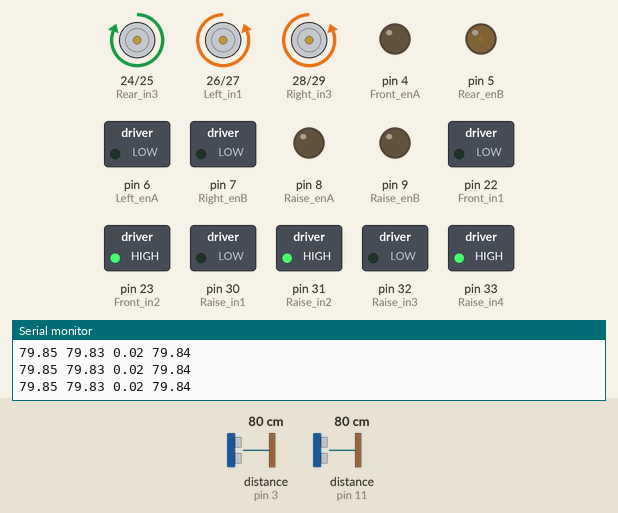
Recording of a sketch running on a simulated Arduino Mega 2560, built with avr-gcc and run on an emulated ATmega2560. Shown: motor-driver pin pairs drawn as motors (green arrow = first pin HIGH = forward, orange = second pin HIGH = backward, longer = more drive), switched loads named in the sketch (green lamp = pin HIGH), output pins drawn as LEDs (lit = HIGH), the last lines printed to the serial monitor. Wiring (inferred from the names in the program): 2 × ultrasonic range finder: trigger pin 2, echo pin 3 / trigger pin 10, echo pin 11. The inputs (shaded band) are chosen by the test bench; at power-on: distance to the obstacle (sensors on pin 3, pin 11) 80 cm. The echo pulse lasts 58.3 µs per cm; pins used as bus, display or sensor lines are not drawn.

Above: at 1.3 s.
1.4 s: distance to the obstacle (sensor on pin 3) set to 18 cm
2.9 s: distance to the obstacle (sensor on pin 11) set to 46 cm
5.9 s: distance to the obstacle (sensor on pin 11) set to 40 cm
At 7.4 s:
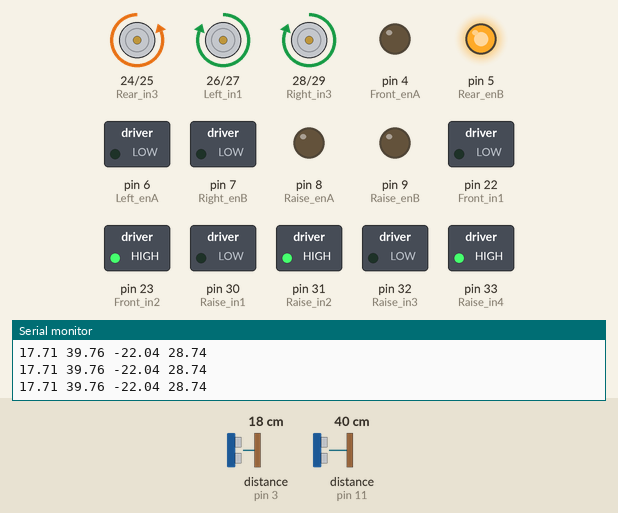
7.7 s: distance to the obstacle (sensor on pin 3) set to 22 cm
At 9.0 s:
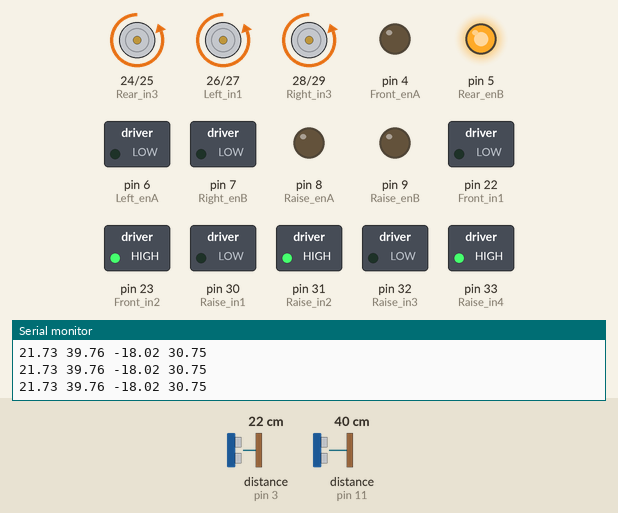
10.7 s: distance to the obstacle (sensor on pin 3) set to 60 cm
At 11.4 s:
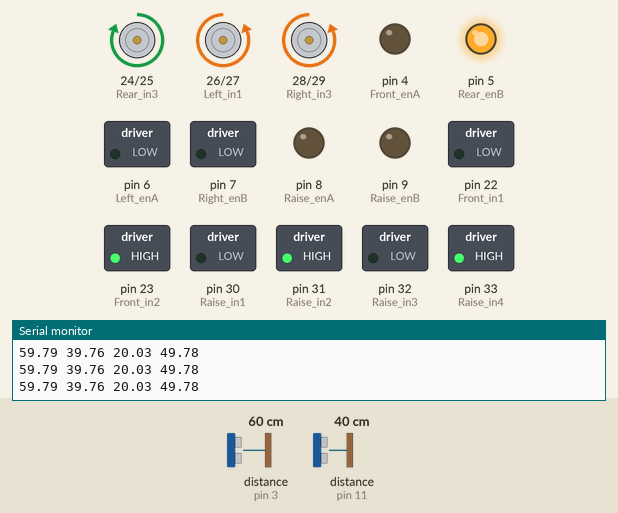
12.4 s: distance to the obstacle (sensor on pin 11) set to 60 cm
At 13.3 s:
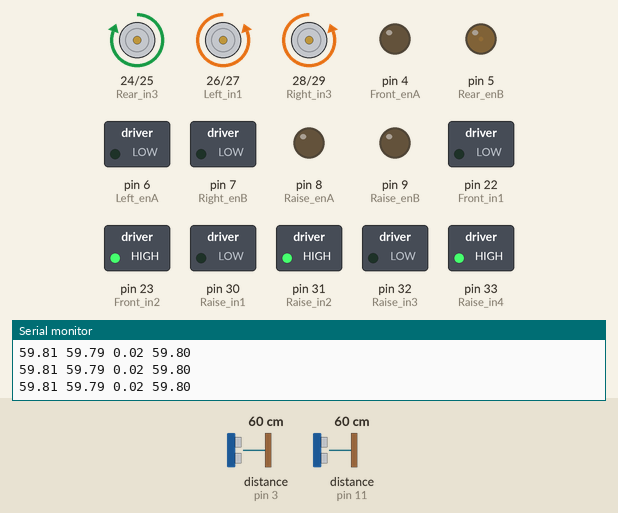
Timing chart, 0 to 16.4 s (numbered marks = the images above; inputs shaded):
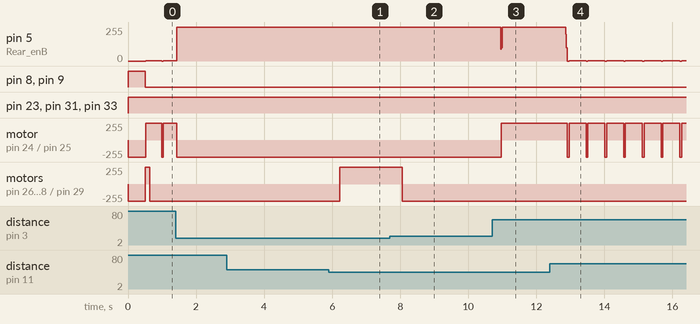

The sketch:

Grabber_Rover.ino
```cpp
///////////////////////////////////////////////////////////////////
////////////////////////////Pin Numbers////////////////////////////
///////////////////////////////////////////////////////////////////

//Ultrasonic 1
#define Trig_1 2
#define Echo_1 3

//Ultrasonic 2
#define Trig_2 10
#define Echo_2 11

//Ultrasonic 3
#define Trig_3 12
#define Echo_3 13

//Front & Rear Motors
#define Front_enA 4
#define Rear_enB 5
#define Front_in1 22
#define Front_in2 23
#define Rear_in3 24
#define Rear_in4 25

//Left & Right Motors
#define Left_enA 6
#define Right_enB 7
#define Left_in1 26
#define Left_in2 27
#define Right_in3 28
#define Right_in4 29

//Raising Motors
#define Raise_enA 8
#define Raise_enB 9
#define Raise_in1 30
#define Raise_in2 31
#define Raise_in3 32
#define Raise_in4 33

#define OFFSET 0      //Offset for the Difference Between Ultrasonic Sensor 1 and Ultrasonic Sensor 2

///////////////////////////////////////////////////////////////////
/////////////////////////Global Variables//////////////////////////
///////////////////////////////////////////////////////////////////

const int Reading_No = 20;
double Readings_US1[Reading_No];
double Readings_US2[Reading_No];
int IndexRead = 0;
double Total_US1 = 0;
double Total_US2 = 0;

double US1, US2, Diff;
double Pos = 0;
double Error = 0;
double Power_Left, Power_Right, Power_Rear;

///////////////////////////////////////////////////////////////////
////////////////////////////Functions//////////////////////////////
///////////////////////////////////////////////////////////////////

void Initialise_Array() {
  for (int ThisReading = 0; ThisReading < Reading_No; ThisReading++) {
    Readings_US1[ThisReading] = 0;
    Readings_US2[ThisReading] = 0;
  }
}

void Smooth() {
  Total_US1 = Total_US1 - Readings_US1[IndexRead];
  Readings_US1[IndexRead] = US1;
  Total_US1 = Total_US1 + Readings_US1[IndexRead];

  Total_US2 = Total_US2 - Readings_US2[IndexRead];
  Readings_US2[IndexRead] = US2;
  Total_US2 = Total_US2 + Readings_US2[IndexRead];

  IndexRead = IndexRead + 1;

  if (IndexRead >= Reading_No) {
    IndexRead = 0;
  }

  US1 = Total_US1 / Reading_No;
  US2 = Total_US2 / Reading_No;
}

void Ultrasonic(int Trig, int Echo) {
  double duration;
  digitalWrite(Trig, LOW);
  delayMicroseconds(2);
  digitalWrite(Trig, HIGH);
  delayMicroseconds(10);
  digitalWrite(Trig, LOW);
  duration = pulseIn(Echo, HIGH);
  Pos = (duration/2) / 29.1;
}

void Distance() {
  Ultrasonic(Trig_1, Echo_1);
  US1 = Pos;
  Ultrasonic(Trig_2, Echo_2);
  US2 = Pos;

  Smooth();

  Diff = US1 - US2;
  Pos = (US1 + US2) / 2.0;
}

double Power(int Input_1, int Input_2, double Power) {
  if (Power >= 0) {
    digitalWrite(Input_1, LOW);
    digitalWrite(Input_2, HIGH);
  }
  else {
    digitalWrite(Input_1, HIGH);
    digitalWrite(Input_2, LOW);
  }
  Power = abs(Power);
  return Power;
}

void Drive(double Kp, double Target) {
  do {
    //Drives the robot a desired distance in a straight line
    Distance();
    Diagnostics();
    Error = Kp * (Pos - Target);
    Error = constrain(Error, -255, 225);
    Diff = constrain(Diff, -25, 25);
    Power_Left = Power(Left_in1, Left_in2, Error);
    Power_Right = Power(Right_in3, Right_in4, Error);
    Power_Rear = Power(Rear_in3, Rear_in4, -100 * Diff);
    analogWrite(Left_enA, 0*Power_Left);
    analogWrite(Right_enB, 0*Power_Right);
    analogWrite(Rear_enB, Power_Rear);
  } while(1);
  analogWrite(Left_enA, 0);
  analogWrite(Right_enB, 0);
}

void Raise() {
  analogWrite(Raise_enA, 255);
  analogWrite(Raise_enB, 255);
  delay(500);
  analogWrite(Raise_enA, 0);
  analogWrite(Raise_enB, 0);
}

void Diagnostics() {
  Serial.print(US1);
  Serial.print(" ");
  Serial.print(US2);
  Serial.print(" ");
  Serial.print(Diff);
  Serial.print(" ");
  Serial.println(Pos);
}

///////////////////////////////////////////////////////////////////
///////////////////////////Main Program////////////////////////////
///////////////////////////////////////////////////////////////////

void setup() {
  //Serial Port Begin
  Serial.begin (9600);

  //Define I/O
  pinMode(Trig_1, OUTPUT);
  pinMode(Echo_1, INPUT);
  pinMode(Trig_2, OUTPUT);
  pinMode(Echo_2, INPUT);
  pinMode(Trig_3, OUTPUT);
  pinMode(Echo_3, INPUT);

  //Set Motor Control Pins to Output
  pinMode(Front_enA, OUTPUT);
  pinMode(Front_in1, OUTPUT);
  pinMode(Front_in2, OUTPUT);
  pinMode(Rear_enB, OUTPUT);
  pinMode(Rear_in3, OUTPUT);
  pinMode(Rear_in4, OUTPUT);
  pinMode(Left_enA, OUTPUT);
  pinMode(Left_in1, OUTPUT);
  pinMode(Left_in2, OUTPUT);
  pinMode(Right_enB, OUTPUT);
  pinMode(Right_in3, OUTPUT);
  pinMode(Right_in4, OUTPUT);
  pinMode(Raise_enA, OUTPUT);
  pinMode(Raise_in1, OUTPUT);
  pinMode(Raise_in2, OUTPUT);
  pinMode(Raise_enB, OUTPUT);
  pinMode(Raise_in3, OUTPUT);
  pinMode(Raise_in4, OUTPUT);

  //Set Motor Direction
  digitalWrite(Front_in1, LOW);
  digitalWrite(Front_in2, HIGH);
  digitalWrite(Rear_in3, LOW);
  digitalWrite(Rear_in4, HIGH);
  digitalWrite(Left_in1, LOW);
  digitalWrite(Left_in2, HIGH);
  digitalWrite(Right_in3, LOW);
  digitalWrite(Right_in4, HIGH);
  digitalWrite(Raise_in1, LOW);
  digitalWrite(Raise_in2, HIGH);
  digitalWrite(Raise_in3, LOW);
  digitalWrite(Raise_in4, HIGH);

  Initialise_Array();

  Raise();

  //Drive to Collection
  Drive(100, 30);
}

void loop() {
  //##DO NOT USE##
}
```

Measured:
- the behaviour switches between 43 and 42 cm on distance to the obstacle (sensor on pin 11) (found by bisection; images 0 and 1)
- the behaviour switches between 20 and 21 cm on distance to the obstacle (sensor on pin 3) (found by bisection; images 1 and 2)
- after the input at 5.9 s, motor on pin 26 (Left_in1) / pin 27 (Left_in2), motor on pin 28 (Right_in3) / pin 29 (Right_in4): backward 255/255 → forward 255/255 after 0.32 s
- after the input at 7.7 s, motor on pin 26 (Left_in1) / pin 27 (Left_in2), motor on pin 28 (Right_in3) / pin 29 (Right_in4): forward 255/255 → backward 255/255 after 0.36 s
- after the input at 10.7 s, pin 5 (Rear_enB): 255/255 → 89/255 after 0.25 s, → 100/255 0.02 s later, → 255/255 0.02 s later; motor on pin 24 (Rear_in3) / pin 25 (Rear_in4): backward 255/255 → forward 255/255 after 0.27 s
- after the input at 12.4 s, motor on pin 24 (Rear_in3) / pin 25 (Rear_in4): alternates forward 255/255 for 0.50 s and backward 255/255 for 0.05 s, starting after 0.51 s
